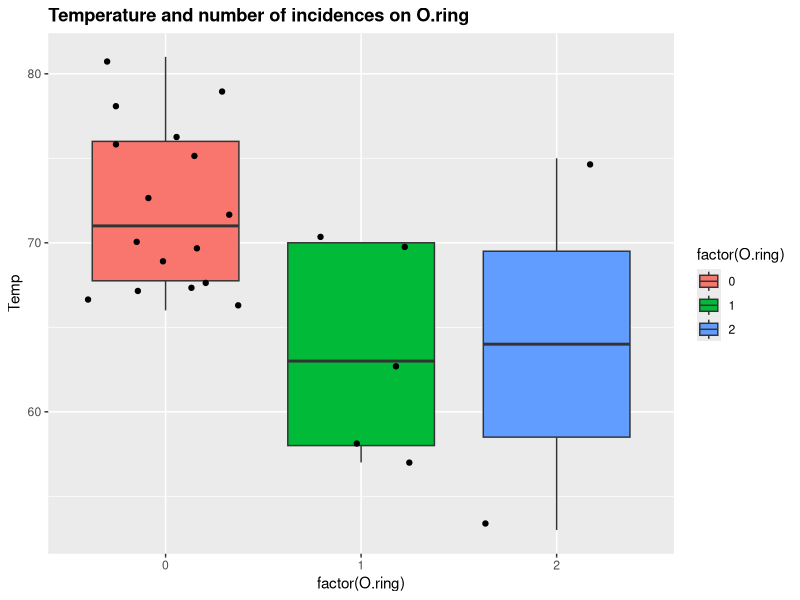
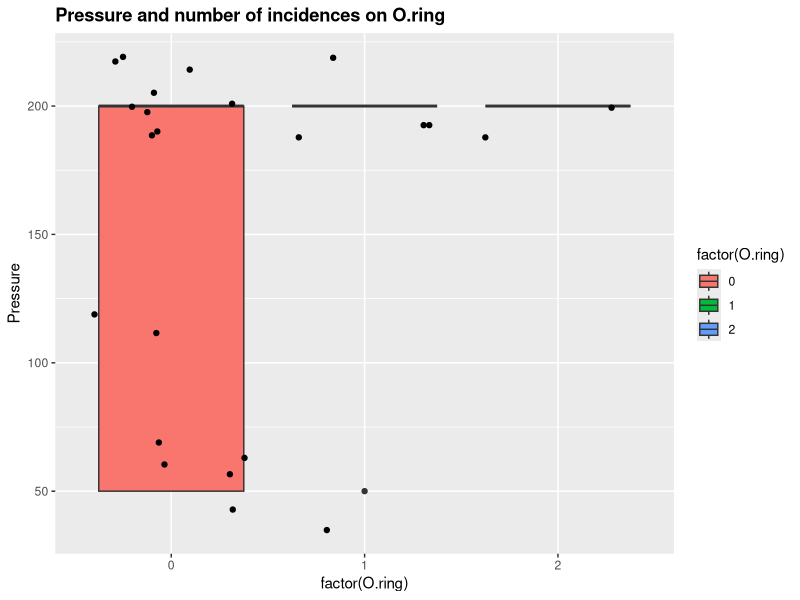
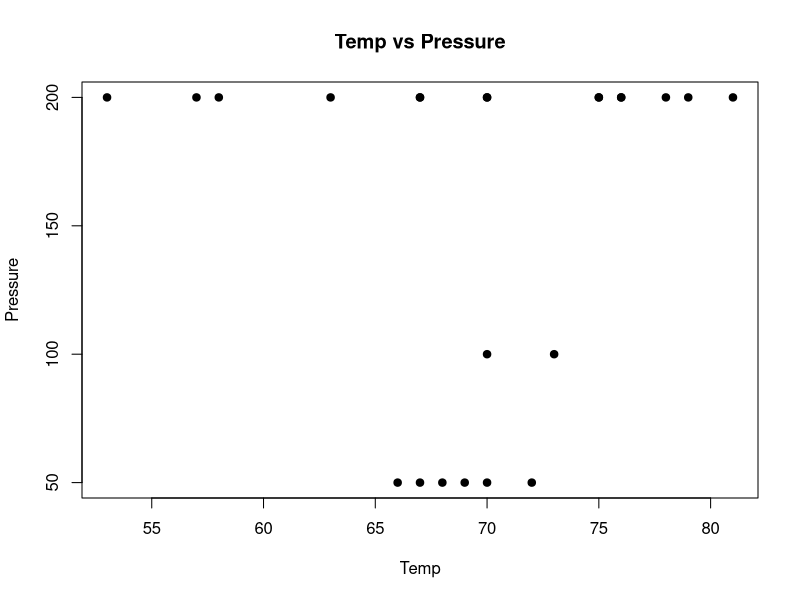
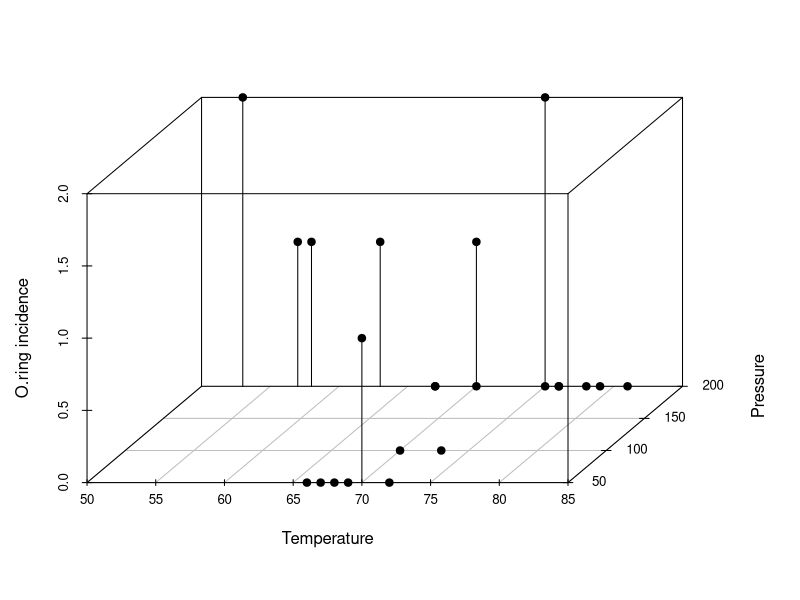
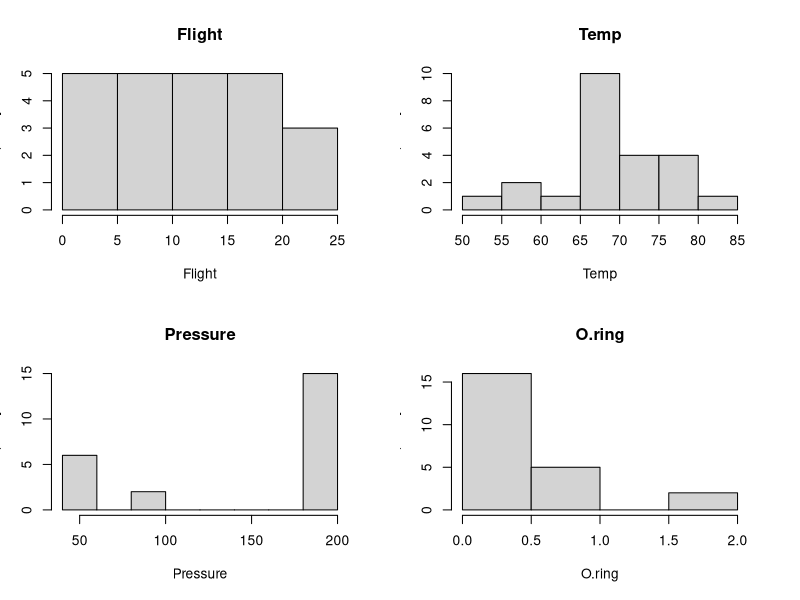
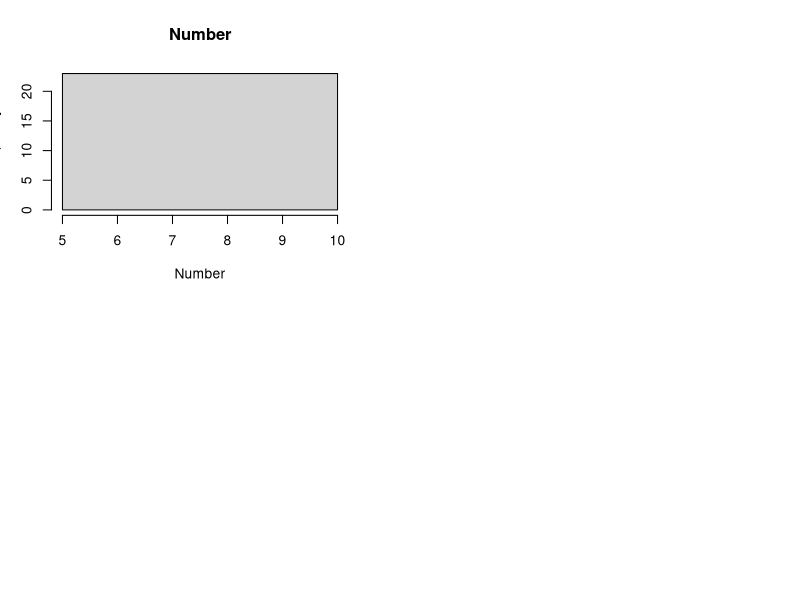

These figures' R source, in order: (Note: this script raises an error after producing the figures.)
## ---- chunk 1
options(width = 100)
knitr::opts_chunk$set(fig.width=8, fig.height=5)
## ---- chunk 2
# data inspection

challenger<-read.csv("challenger.csv")
# head(challenger)
# tail(challenger)
str(challenger)
summary(challenger)
## ---- chunk 3
# pairwise relationships between variables of interest
# $Temp$, $Pressure$ and $O.ring$

library(dplyr)
library(ggplot2)

# Distribution of temperature (Temp) by O.ring incidences (O.ring)
# Were those who attended colleage tend to be younger?
ggplot(challenger, aes(factor(O.ring), Temp)) +
geom_boxplot(aes(fill = factor(O.ring))) + 
geom_jitter() +
ggtitle("Temperature and number of incidences on O.ring") + 
theme(plot.title = element_text(lineheight=1, face="bold")) 

# Distribution of pressure (Pressure) by O.ring incidences (O.ring)
ggplot(challenger, aes(factor(O.ring), Pressure)) +
geom_boxplot(aes(fill = factor(O.ring))) + 
geom_jitter() +
ggtitle("Pressure and number of incidences on O.ring") + 
theme(plot.title = element_text(lineheight=1, face="bold")) 

# Relationship between Temp and Pressure
plot(challenger$Temp, challenger$Pressure, 
     main="Temp vs Pressure",
     xlab="Temp", ylab="Pressure", pch=19)

# abline(lm(challenger$Pressure ~ challenger$Temp), col="red")


# 3d scatter plot for the relatinoship between all 3 variables
library("scatterplot3d")

scatterplot3d(challenger$Temp, challenger$Pressure, challenger$O.ring, pch = 19, type="h",
              xlab = "Temperature", ylab = "Pressure", zlab = "O.ring incidence")


## ---- chunk 4
par(mfrow = c(2,ncol(challenger)%/%2))

columns<-names(challenger)

challenger.eda.matrix <- matrix(data=NA,nrow=length(challenger),ncol=5)

counter=1
for (col in columns) {
    show(hist(challenger[[col]],main=col,xlab=col))
    num_missing<-sum(is.na(challenger[[col]]))#/length(challenger$col)
    maxn<-max(challenger[[col]])
    medn<-median(challenger[[col]])
    minn<-min(challenger[[col]])
    challenger.eda.matrix[counter,] = c(col,num_missing,minn,medn,maxn)
    counter = counter+1
}
# challenger.eda.matrix
# summary(challenger)
## ---- chunk 5
challenger$percent.O.ring.fail<- with(challenger, O.ring/Number)
challenger_glm<-glm(percent.O.ring.fail~Temp+Pressure,
                  family=binomial(link="logit")
                  ,data=challenger)
summary(challenger_glm)
## ---- chunk 6
temp_only<-glm(percent.O.ring.fail~Temp,
                  family=binomial(link="logit"),
                  data=challenger)
pressure_only<-glm(percent.O.ring.fail~Pressure,
                  family=binomial(link="logit"),
                  data=challenger)
lrtest(challenger_glm,temp_only)
lrtest(challenger_glm,pressure_only)
## ---- chunk 7
challenger_glm_2<-glm(percent.O.ring.fail~Temp,
                  family=binomial(link="logit"),
                  data=challenger)
summary(challenger_glm_2)
## ---- chunk 8
temp <-31:81
pi_val <- predict(challenger_glm_2, list(Temp = temp),type="response")
plot(x=temp, y=pi_val,type="l",ylab=expression(pi),main="Pi vs. Temp")

plot(x=temp, y=pi_val*6,type="l",ylab=expression(pi),main="Expected Number of Failures vs. Temp")

## ---- chunk 9
temp <-31:81
pi_val <- predict(challenger_glm_2, list(Temp = temp),type="response")
plot(x=temp, y=pi_val,type="l",ylab=expression(pi),main="Pi vs. Temp",ylim=c(0,1))

inverse_logit = function(x){
  exp(x)/(1+exp(x))
}

predicted = predict(challenger_glm_2, list(Temp = temp), se.fit=TRUE)

pred0 <- predicted$fit
pred <- inverse_logit(predicted$fit)
alpha <- 0.95
sc <- abs(qnorm((1-alpha)/2))  ## Normal approx. to likelihood
lwr=inverse_logit(pred0-sc*predicted$se.fit)
upr=inverse_logit(pred0+sc*predicted$se.fit)

lines(temp, upr, col="blue")
lines(temp, lwr, col="blue")

plot(x=temp, y=pi_val*6,type="l",ylab=expression(pi),main="Expected Number of Failures vs. Temp",ylim=c(0,6))
lines(temp, upr*6, col="blue")
lines(temp, lwr*6, col="blue")

## ---- chunk 10
single_pred<-predict(challenger_glm_2, list(Temp = c(31)),type="link",se.fit=TRUE)

pred0 <- single_pred$fit
pred <- inverse_logit(single_pred$fit)
alpha <- 0.90
sc <- abs(qnorm((1-alpha)/2))  ## Normal approx. to likelihood
lwr=inverse_logit(pred0-(sc*single_pred$se.fit))
upr=inverse_logit(pred0+(sc*single_pred$se.fit))

lwr
pred
upr
## ---- chunk 11
linear_model_pressure<-lm(percent.O.ring.fail~Temp+Pressure,data=challenger)
summary(linear_model_pressure)

linear_model_temp_only<-lm(percent.O.ring.fail~Temp,data=challenger)
summary(linear_model_temp_only)
